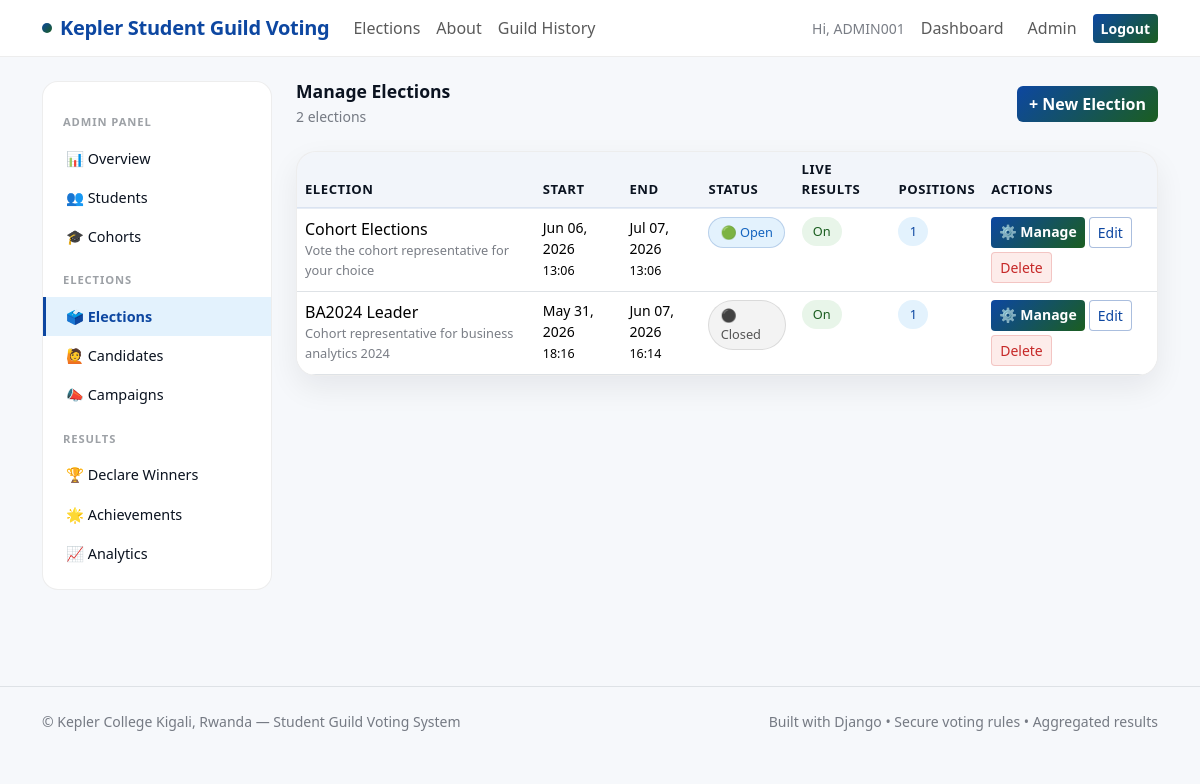
Screenshot of /dashboard/admin/elections/ (signed in) with the database file from the repository.
### apps/accounts/models.py (models this page shows, shortened)
class User(AbstractUser):
    email = models.EmailField(unique=True)
    student_id = models.CharField(max_length=20, unique=True)
    cohort = models.ForeignKey(
        Cohort,
        on_delete=models.SET_NULL,
        null=True,
        blank=True,
        related_name='students'
    )
    is_cohort_confirmed = models.BooleanField(
        default=False,
        help_text='Admin confirms the student belongs to the selected cohort'
    )
    is_email_verified = models.BooleanField(default=False)
    can_vote = models.BooleanField(default=True)

### apps/elections/models.py (models this page shows, shortened)
class Election(models.Model):
    SCOPE_ALL = 'all'
    SCOPE_COHORT = 'cohort'
    SCOPE_CHOICES = [
        (SCOPE_ALL, 'Whole College'),
        (SCOPE_COHORT, 'Specific Cohort(s) Only'),
    ]
    name = models.CharField(max_length=200)
    description = models.TextField(blank=True)
    start_at = models.DateTimeField()
    end_at = models.DateTimeField()
    is_published = models.BooleanField(default=True)
    allow_live_results = models.BooleanField(default=False)
    visibility_scope = models.CharField(
        max_length=10, choices=SCOPE_CHOICES, default=SCOPE_ALL
    )
    visible_to_cohorts = models.ManyToManyField(
        'accounts.Cohort', blank=True, related_name='visible_elections'
    )
    voting_scope = models.CharField(
        max_length=10, choices=SCOPE_CHOICES, default=SCOPE_ALL
    )
    voting_cohorts = models.ManyToManyField(
        'accounts.Cohort', blank=True, related_name='voting_elections'
    )
    created_at = models.DateTimeField(auto_now_add=True)
    class Meta:
        ordering = ['-start_at']
    @property
    def is_open(self):
        now = timezone.now()
        return self.is_published and self.start_at <= now <= self.end_at
    @property
    def is_closed(self):
        return timezone.now() > self.end_at

### apps/dashboard/views.py (the view)
# urls.py: path('admin/elections/', views.admin_elections, name='admin_elections'),
@staff_required
def admin_elections(request):
    elections = Election.objects.all().order_by('-start_at')
    return render(request, 'dashboard/admin_elections.html', {'elections': elections})

### apps/core/context_processors.py (called while the page is built)
def kepler_branding(request):
    return {
        "KEPLER_APP_NAME": "Kepler Student Guild Voting",
        "KEPLER_LOCATION": "Kepler College Kigali, Rwanda",
    }

### apps/dashboard/permissions.py (called while the page is built)
def staff_required(view_func):
    @wraps(view_func)
    @login_required
    def _wrapped(request, *args, **kwargs):
        if not request.user.is_staff:
            messages.error(request, "Admin access required.")
            return redirect("dashboard:student")
        return view_func(request, *args, **kwargs)
    return _wrapped

### templates/dashboard/admin_elections.html (shortened to what this page needs)
{% extends 'base.html' %}
{% block content %}
<div class="admin-layout">
  <div class="admin-sidebar">
    <div class="sidebar-title">Admin Panel</div>
    <a href="{% url 'dashboard:admin_overview' %}">📊 Overview</a>
    <a href="{% url 'dashboard:admin_students' %}">👥 Students</a>
    <a href="{% url 'dashboard:admin_cohorts' %}">🎓 Cohorts</a>
    <div class="sidebar-title">Elections</div>
    <a href="{% url 'dashboard:admin_elections' %}" class="active">🗳️ Elections</a>
    <a href="{% url 'dashboard:admin_candidates' %}">🙋 Candidates</a>
    <a href="{% url 'dashboard:admin_campaigns' %}">📣 Campaigns</a>
    <div class="sidebar-title">Results</div>
    <a href="{% url 'dashboard:admin_elections' %}">🏆 Declare Winners</a>
    <a href="{% url 'dashboard:admin_achievements' %}">🌟 Achievements</a>
    <a href="{% url 'dashboard:admin_analytics' %}">📈 Analytics</a>
  </div>
  <div class="admin-content">
    <div class="d-flex align-items-center justify-content-between mb-4">
      <div>
        <h1 class="section-title mb-1">Manage Elections</h1>
        <div class="small-muted">
          {{ elections.count }} election{{ elections.count|pluralize }}
        </div>
      </div>
      <a href="{% url 'dashboard:admin_election_create' %}"
         class="btn btn-kepler">+ New Election</a>
    </div>
    <div class="kepler-card p-0 overflow-hidden">
      <table class="table mb-0">
        <thead>
          <tr>
            <th>Election</th>
            <th>Start</th>
            <th>End</th>
            <th>Status</th>
            <th>Live Results</th>
            <th>Positions</th>
            <th>Actions</th>
          </tr>
        </thead>
        <tbody>
          {% for election in elections %}
          <tr>
            <td>
              <div class="fw-600">{{ election.name }}</div>
              {% if election.description %}
              <div class="small-muted" style="font-size:.8rem;">
                {{ election.description|truncatechars:50 }}
              </div>
              {% endif %}
            </td>
            <td class="small-muted">
              {{ election.start_at|date:"M d, Y" }}<br>
              <span style="font-size:.78rem;">
                {{ election.start_at|date:"H:i" }}
              </span>
            </td>
            <td class="small-muted">
              {{ election.end_at|date:"M d, Y" }}<br>
              <span style="font-size:.78rem;">
                {{ election.end_at|date:"H:i" }}
              </span>
            </td>
            <td>
              {% if election.is_open %}
                <span class="k-pill pill-open">🟢 Open</span>
              {% elif election.is_closed %}
                <span class="k-pill pill-closed">⚫ Closed</span>
              {% else %}
                <span class="k-pill pill-upcoming">🟡 Upcoming</span>
              {% endif %}
            </td>
            <td>
              {% if election.allow_live_results %}
                <span class="k-pill pill-green">On</span>
              {% else %}
                <span class="k-pill pill-closed">Off</span>
              {% endif %}
            </td>
            <td>
              <span class="k-pill pill-blue">
                {{ election.positions.count }}
              </span>
            </td>
            <td>
              <div class="d-flex gap-1 flex-wrap">
                <a href="{% url 'dashboard:admin_election_manage' election.id %}"
                   class="btn btn-kepler btn-sm">
                  ⚙️ Manage
                </a>
                <a href="{% url 'dashboard:admin_election_edit' election.id %}"
                   class="btn btn-outline-kepler btn-sm">Edit</a>
                <form method="POST"
                      action="{% url 'dashboard:admin_election_delete' election.id %}"
                      onsubmit="return confirm('Delete this election and all its data?')">
                  <button type="submit" class="btn btn-danger-soft btn-sm">
                    Delete
                  </button>
                </form>
              </div>
            </td>
          </tr>
          {% empty %}
          <tr>
            <td colspan="7" class="text-center py-4 small-muted">
              No elections yet. Create your first one.
            </td>
          </tr>
          {% endfor %}
        </tbody>
      </table>
    </div>
  </div>
</div>
{% endblock %}

### templates/base.html (shortened to what this page needs)
<!DOCTYPE html>
<html lang="en">
<head>
  <link href="https://cdn.jsdelivr.net/npm/bootstrap@5.3.2/dist/css/bootstrap.min.css" rel="stylesheet">
  {% load static %}
  <link rel="stylesheet" href="{% static 'css/styles.css' %}">
</head>
<body>
<nav class="navbar navbar-expand-lg navbar-glass sticky-top mb-4">
  <div class="container">
    <a class="navbar-brand brand-badge" href="{% url 'core:home' %}">
      <span class="brand-dot"></span>
      Kepler Student Guild Voting
    </a>
    <div class="collapse navbar-collapse" id="navbarNav">
      <ul class="navbar-nav me-auto">
        <li class="nav-item">
          <a class="nav-link" href="{% url 'elections:elections_list' %}">Elections</a>
        </li>
        <li class="nav-item">
          <a class="nav-link" href="{% url 'core:about' %}">About</a>
        </li>
        <li class="nav-item">
          <a class="nav-link" href="{% url 'history:guild_history' %}">Guild History</a>
        </li>
      </ul>
      <ul class="navbar-nav ms-auto align-items-center gap-2">
        {% if request.user.is_authenticated %}
        <li class="nav-item">
          <span class="small-muted">Hi, {{ request.user.student_id }}</span>
        </li>
        <li class="nav-item">
          <a class="nav-link" href="{% url 'dashboard:student' %}">Dashboard</a>
        </li>
        {% if request.user.is_staff %}
        <li class="nav-item">
          <a class="nav-link" href="{% url 'dashboard:admin_overview' %}">Admin</a>
        </li>
        {% endif %}
        <li class="nav-item">
          <a href="{% url 'accounts:logout' %}"
             class="btn btn-kepler btn-sm">Logout</a>
        </li>
        {% endif %}
      </ul>
    </div>
  </div>
</nav>
<main class="container pb-5">
  {% block content %}{% endblock %}
</main>
<footer class="border-top py-4 mt-5">
  <div class="container d-flex flex-wrap justify-content-between align-items-center">
    <div class="footer">
      © Kepler College Kigali, Rwanda — Student Guild Voting System
    </div>
    <div class="footer">
      Built with Django • Secure voting rules • Aggregated results
    </div>
  </div>
</footer>
</body>
</html>

### static/css/styles.css (style rules this page uses)
:root { --kepler-green: #1b5e20; --kepler-green-mid: #2e7d32; --kepler-green-light: #e8f5e9; --kepler-blue: #0d47a1; --kepler-blue-mid: #1565c0; --kepler-blue-light: #e3f2fd; --kepler-white: #ffffff; --kepler-dark: #0b1320; --kepler-gray: #f6f8fb; --kepler-border: rgba(0,0,0,0.07); --kepler-shadow: 0 12px 30px rgba(11,19,32,0.07); }
body { background: var(--kepler-gray); color: var(--kepler-dark); font-family: 'Segoe UI', system-ui, sans-serif; }
.navbar-glass { background: rgba(255,255,255,0.92); backdrop-filter: blur(12px); border-bottom: 1px solid var(--kepler-border); }
.brand-badge { display: inline-flex; align-items: center; gap: .5rem; font-weight: 800; color: var(--kepler-blue); letter-spacing: -.3px; }
.brand-dot { width: 10px; height: 10px; border-radius: 999px; background: linear-gradient(135deg, var(--kepler-blue), var(--kepler-green)); display: inline-block; }
.kepler-card { border: 1px solid var(--kepler-border); border-radius: 1.25rem; box-shadow: var(--kepler-shadow); background: var(--kepler-white); }
.btn-kepler { background: linear-gradient(135deg, var(--kepler-blue), var(--kepler-green)); color: #fff; border: 0; font-weight: 600; }
.btn-outline-kepler { border: 1.5px solid rgba(13,71,161,0.35); color: var(--kepler-blue); background: white; font-weight: 500; }
.btn-danger-soft { background: #fdecea; color: #c62828; border: 1px solid rgba(198,40,40,0.2); font-weight: 500; }
.k-pill { font-size: .8rem; padding: .3rem .7rem; border-radius: 999px; font-weight: 500; display: inline-block; }
.pill-blue { background: var(--kepler-blue-light); color: var(--kepler-blue); }
.pill-green { background: var(--kepler-green-light); color: var(--kepler-green); }
.pill-open { background: var(--kepler-blue-light); color: var(--kepler-blue-mid); border: 1px solid rgba(13,71,161,.2); }
.pill-closed { background: #f3f3f3; color: #555; border: 1px solid rgba(0,0,0,.1); }
.admin-layout { display: flex; gap: 1.5rem; align-items: flex-start; }
.admin-sidebar { width: 230px; flex-shrink: 0; background: white; border-radius: 1rem; border: 1px solid var(--kepler-border); padding: 1rem 0; position: sticky; top: 80px; }
.admin-sidebar .sidebar-title { font-size: .7rem; font-weight: 700; letter-spacing: .08em; text-transform: uppercase; color: rgba(11,19,32,0.4); padding: .5rem 1.25rem; margin-top: .5rem; }
.admin-sidebar a { display: flex; align-items: center; gap: .6rem; padding: .55rem 1.25rem; color: var(--kepler-dark); text-decoration: none; font-size: .9rem; border-left: 3px solid transparent; transition: all .15s; }
.admin-sidebar a.active { background: var(--kepler-blue-light); color: var(--kepler-blue); border-left-color: var(--kepler-blue); font-weight: 600; }
.admin-content { flex: 1; min-width: 0; }
.table thead th { background: rgba(13,71,161,0.05); color: var(--kepler-dark); font-size: .82rem; font-weight: 700; letter-spacing: .04em; text-transform: uppercase; border-bottom: 2px solid rgba(13,71,161,0.1); }
.small-muted { color: rgba(11,19,32,0.55); font-size: .875rem; }
.section-title { font-weight: 800; font-size: 1.1rem; color: var(--kepler-dark); }
.footer { color: rgba(11,19,32,0.55); font-size: .875rem; }

### rows the page displays
User: user.student_id "ADMIN001"
Election: name "Cohort Elections", description "Vote the cohort representative for your choice", start_at "Jun 06, 2026", start_at "13:06", end_at "Jul 07, 2026", end_at "13:06", is_published "🟢 Open", allow_live_results "On", positions.count "1"
Election: name "BA2024 Leader", description "Cohort representative for business analytics 2024", start_at "May 31, 2026", start_at "18:16", end_at "Jun 07, 2026", end_at "16:14", is_published "⚫ Closed", allow_live_results "On", positions.count "1"

### other values shown
{{ elections.count }} "2"
